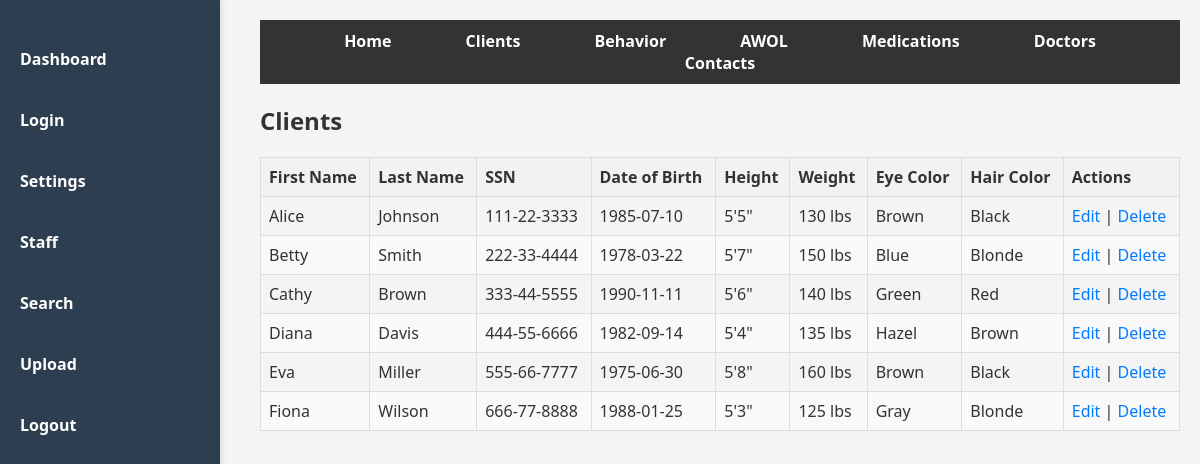
The app's page /clients (signed in) with its own data.
### app.py (models this page shows)
class Client(db.Model):
    id = db.Column(db.Integer, primary_key=True)
    first_name = db.Column(db.String(100), nullable=False)
    last_name = db.Column(db.String(100), nullable=False)
    ssn = db.Column(db.String(12), unique=True, nullable=False)
    dob = db.Column(db.Date, nullable=False)
    height = db.Column(db.String(10))
    weight = db.Column(db.String(10))
    eye_color = db.Column(db.String(50))
    hair_color = db.Column(db.String(50))
    appointments = db.relationship('Appointment', backref='client', lazy=True)
    medications = db.relationship('Medication', backref='client', lazy=True)
    awol_reports = db.relationship('AWOLReport', backref='client', lazy=True)
    behaviors = db.relationship('Behavior', backref='client', lazy=True)

### app.py (the view)
@app.route('/clients')
def clients():
    if not session.get('logged_in'):
        return redirect(url_for('login'))
    all_clients = Client.query.all()
    return render_template('clients.html', clients=all_clients)

### templates/clients.html (shortened to what this page needs)
{% extends 'base.html' %}
{% block content %}
<h2>Clients</h2>
<table class="data-table">
    <thead>
        <tr>
            <th>First Name</th>
            <th>Last Name</th>
            <th>SSN</th>
            <th>Date of Birth</th>
            <th>Height</th>
            <th>Weight</th>
            <th>Eye Color</th>
            <th>Hair Color</th>
            <th>Actions</th>
        </tr>
    </thead>
    <tbody>
        {% for client in clients %}
        <tr>
            <td>{{ client.first_name }}</td>
            <td>{{ client.last_name }}</td>
            <td>{{ client.ssn }}</td>
            <td>{{ client.dob }}</td>
            <td>{{ client.height }}</td>
            <td>{{ client.weight }}</td>
            <td>{{ client.eye_color }}</td>
            <td>{{ client.hair_color }}</td>
            <td>
                <a href="{{ url_for('edit_client', client_id=client.id) }}">Edit</a> |
                <a href="{{ url_for('delete_client', client_id=client.id) }}">Delete</a>
            </td>
        </tr>
        {% endfor %}
    </tbody>
</table>
{% endblock %}

### static/styles.css (style rules this page uses)
body { font-family: 'Segoe UI', Tahoma, Geneva, Verdana, sans-serif; background-color: #f4f4f4; color: #333; margin: 0; padding: 0; display: flex; }
.data-table { width: 100%; border-collapse: collapse; margin-bottom: 20px; }
.data-table th, .data-table td { border: 1px solid #ddd; padding: 8px; text-align: left; }
.data-table th { background-color: #f2f2f2; color: #333; font-weight: bold; }
.data-table tr:nth-child(even) { background-color: #f9f9f9; }
.data-table a { color: #007bff; text-decoration: none; }

### records on screen
Client: first_name "Alice", last_name "Johnson", ssn "111-22-3333", dob "1985-07-10", height "5'5\"", weight "130 lbs", eye_color "Brown", hair_color "Black"
Client: first_name "Betty", last_name "Smith", ssn "222-33-4444", dob "1978-03-22", height "5'7\"", weight "150 lbs", eye_color "Blue", hair_color "Blonde"
Client: first_name "Cathy", last_name "Brown", ssn "333-44-5555", dob "1990-11-11", height "5'6\"", weight "140 lbs", eye_color "Green", hair_color "Red"
Client: first_name "Diana", last_name "Davis", ssn "444-55-6666", dob "1982-09-14", height "5'4\"", weight "135 lbs", eye_color "Hazel", hair_color "Brown"
Client: first_name "Eva", last_name "Miller", ssn "555-66-7777", dob "1975-06-30", height "5'8\"", weight "160 lbs", eye_color "Brown", hair_color "Black"
Client: first_name "Fiona", last_name "Wilson", ssn "666-77-8888", dob "1988-01-25", height "5'3\"", weight "125 lbs", eye_color "Gray", hair_color "Blonde"
